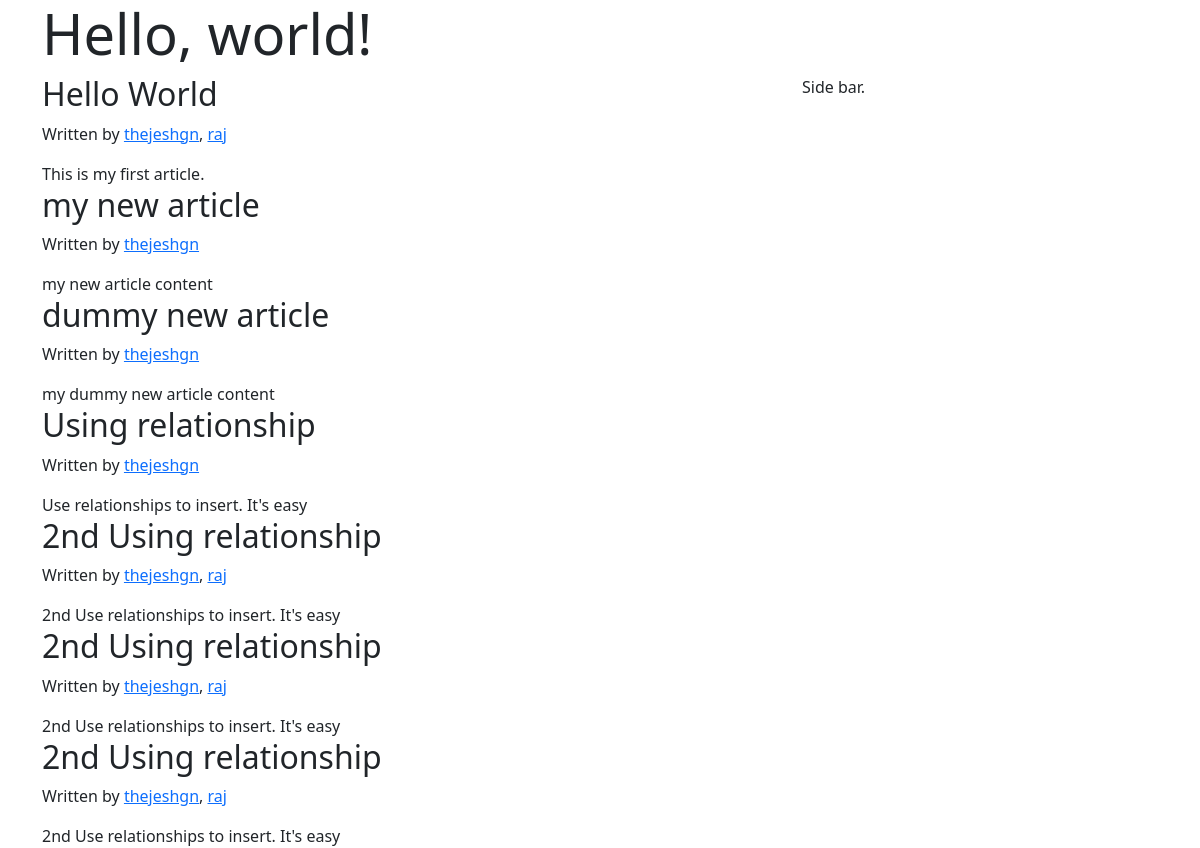
Page /articles_by/thejeshgn on the earlier database version.
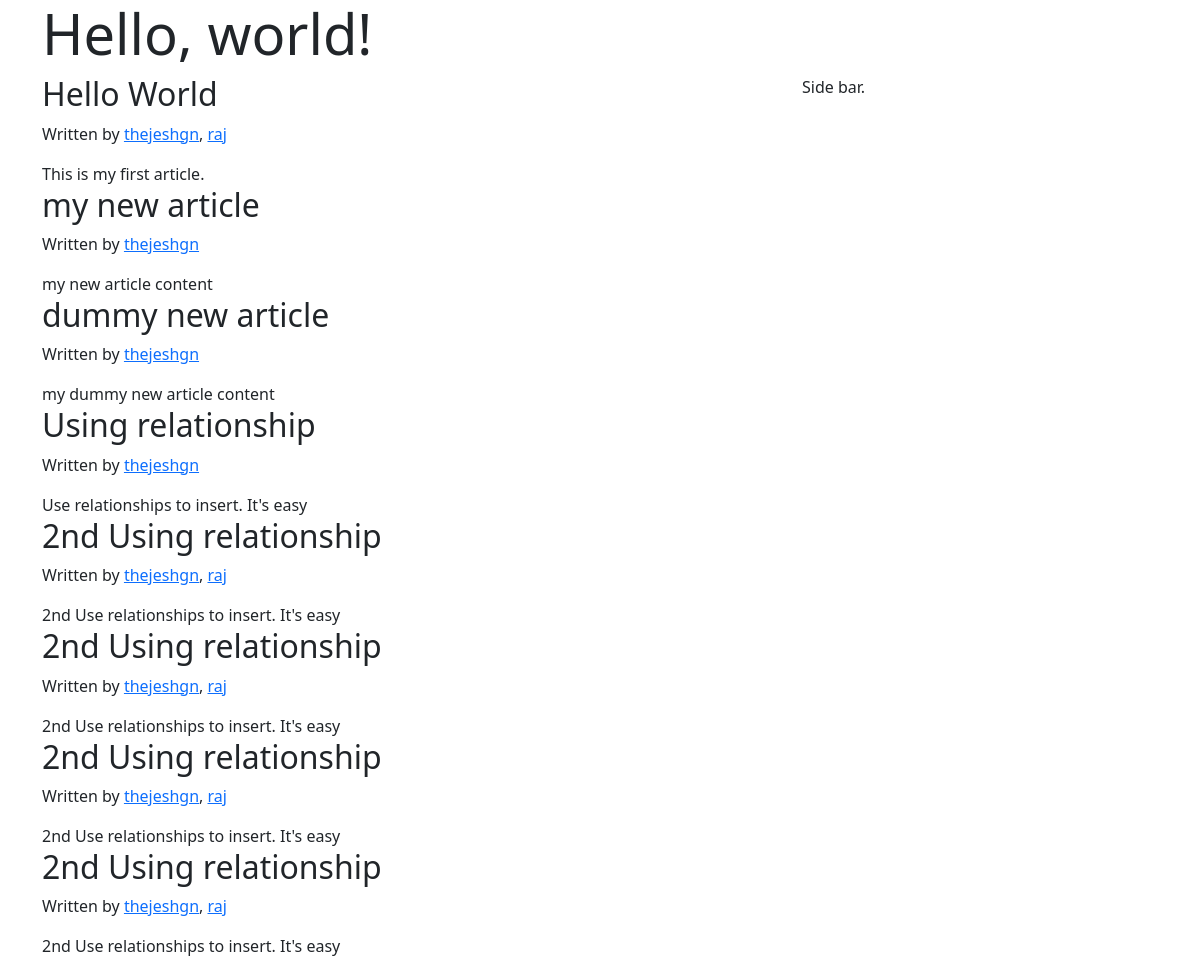
Same page on the later database version.
### 05_flask_sqlalchemy/main.py (models this page shows)
class Article(db.Model):
    __tablename__ = 'article'
    article_id = db.Column(db.Integer, primary_key=True, autoincrement=True)
    title = db.Column(db.String)
    content = db.Column(db.String)
    authors = db.relationship("User", secondary="article_authors")

class User(db.Model):
    __tablename__ = 'user'
    user_id = db.Column(db.Integer, autoincrement=True, primary_key=True)
    username = db.Column(db.String, unique=True)
    email = db.Column(db.String, unique=True)

### 05_flask_sqlalchemy/main.py (the view)
@app.route("/articles_by/<username>", methods=["GET", "POST"])
def articles_by_author(username):
    if request.method == "GET":
        articles = Article.query.filter(Article.authors.any(username=username))
        return render_template("articles_by_author.html", articles=articles)

### 05_flask_sqlalchemy/templates/articles_by_author.html (shortened to what this page needs)
<!DOCTYPE html>
<html>
    <head>
        <link href="https://cdn.jsdelivr.net/npm/bootstrap@5.1.1/dist/css/bootstrap.min.css" rel="stylesheet">
    </head>
    <body>
        <div class="container">
            <div class="jumbotron">
                <h1 class="display-4">Hello, world!</h1>
            </div>
            <div class="row">
                <div class="col-md-8">
                    {% for article in articles %}
                                <div>
                                    <h2>{{article["title"]}}</h2>
                                    <p>Written by
                                        {% for author in article["authors"] %}
                                            <a href='/articles_by/{{author["username"]}}'>{{author["username"]}}</a>{% if not loop.last %},{% endif %}
                                        {% endfor %}
                                    </p>
                                    <div>
                                        {{ article["content"] }}
                                    </div>
                                </div>
                    {% endfor %}
                </div>
                <div class ="col-md-4">
                    Side bar.
                </div>
            </div>
        </div>
</body>
</html>

Differences in the rows shown:
added Article: title "2nd Using relationship", content "2nd Use relationships to insert. It's easy", User (username "thejeshgn"), User (username "raj")
